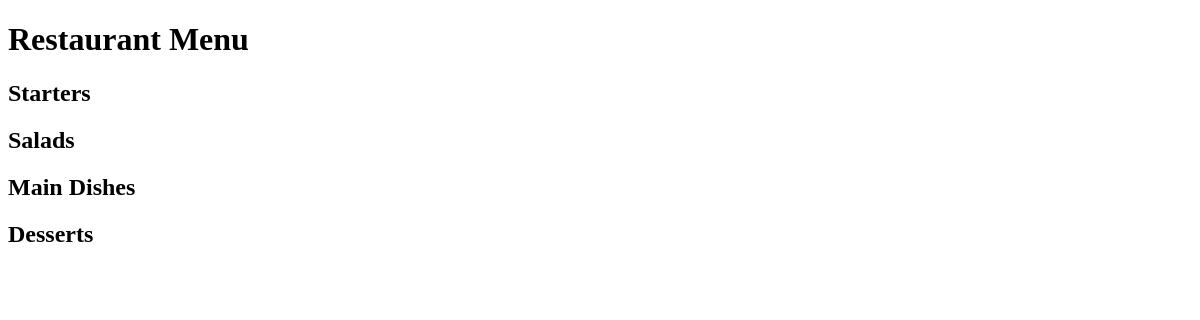
Before: / with the older database file.
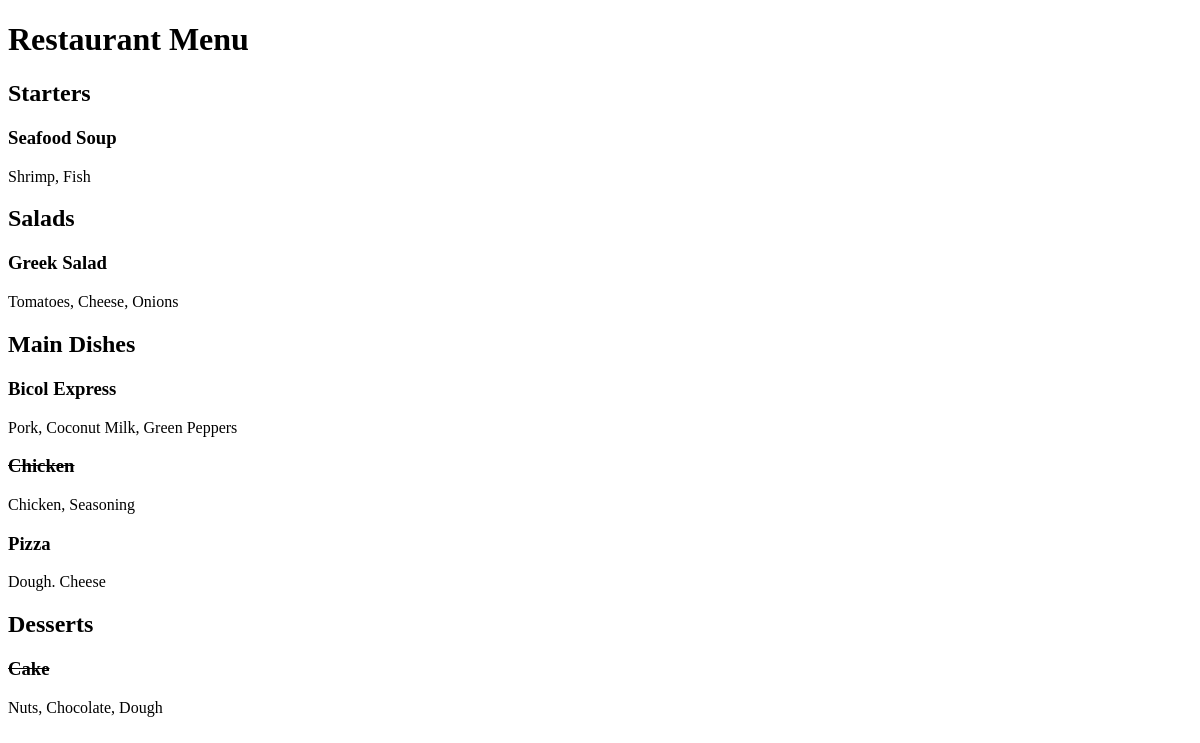
After: the same page with the newer database file.
### restaurant_menu/models.py (models this page shows, shortened)
class Item(models.Model):
    meal = models.CharField(max_length=1000, unique=True)
    description = models.CharField(max_length=2000)
    price = models.DecimalField(max_digits=10, decimal_places=2)
    meal_type = models.CharField(max_length=200, choices=MEAL_TYPE)
    author = models.ForeignKey(User, on_delete=models.PROTECT)
    status = models.IntegerField(choices=STATUS, default=1)
    date_created = models.DateTimeField(auto_now_add=True)
    date_updated = models.DateTimeField(auto_now=True)

### restaurant_menu/views.py (the view)
# urls.py: path('', views.MenuList.as_view(), name='home'),
class MenuList(generic.ListView):
    queryset = Item.objects.order_by("-date_created")
    template_name = "index.html"
    def get_context_data(self, *, object_list=None, **kwargs):
        context = super().get_context_data(**kwargs)
        context["meals"] = MEAL_TYPE
        return context

### restaurant_menu/templates/index.html (shortened to what this page needs)
<!DOCTYPE html>
<html lang="en">
<head>
</head>
<body>
    <h1>Restaurant Menu</h1>
    {% for meal in meals %}
        <h2>{{ meal.1 }}</h2>
        {% for row in item_list %}
            {% if meal.0 == row.meal_type %}
                {% if row.status == 0 %}
                    <h3><del>{{ row.meal }}</del></h3>
                    <p>{{ row.description }}</p>
                {% else %}
                    <h3>{{ row.meal }}</h3>
                    <p>{{ row.description }}</p>
                {% endif %}
            {% endif %}
        {% endfor %}
    {% endfor %}
</body>
</html>

Changed rows visible on the page:
added Item: meal "Seafood Soup", description "Shrimp, Fish", shown under "Starters"
added Item: meal "Greek Salad", description "Tomatoes, Cheese, Onions", shown under "Salads"
added Item: meal "Bicol Express", description "Pork, Coconut Milk, Green Peppers", shown under "Main Dishes"
added Item: meal "Chicken", description "Chicken, Seasoning", shown under "Main Dishes"
added Item: meal "Pizza", description "Dough. Cheese", shown under "Main Dishes"
added Item: meal "Cake", description "Nuts, Chocolate, Dough", shown under "Desserts"
